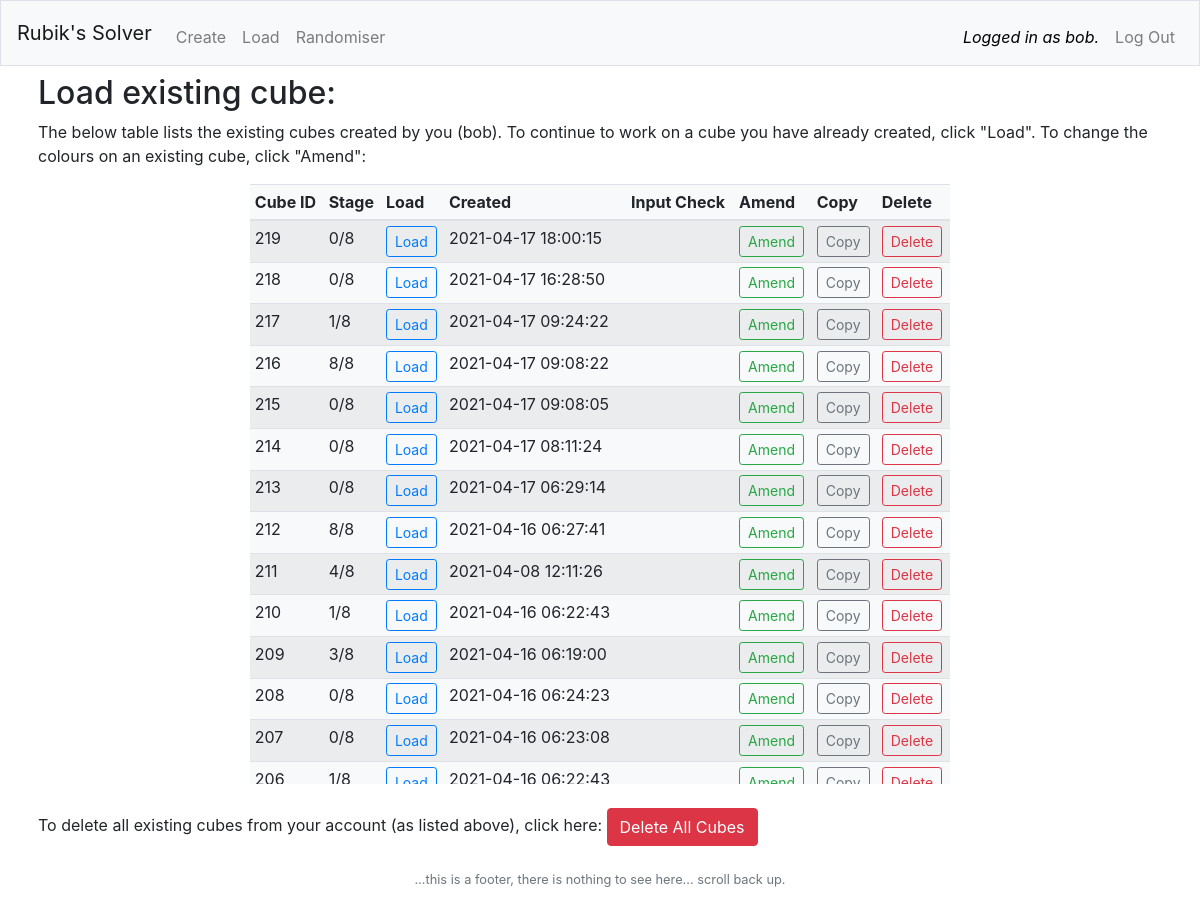
The page /load_page (signed in) on the database as committed earlier.
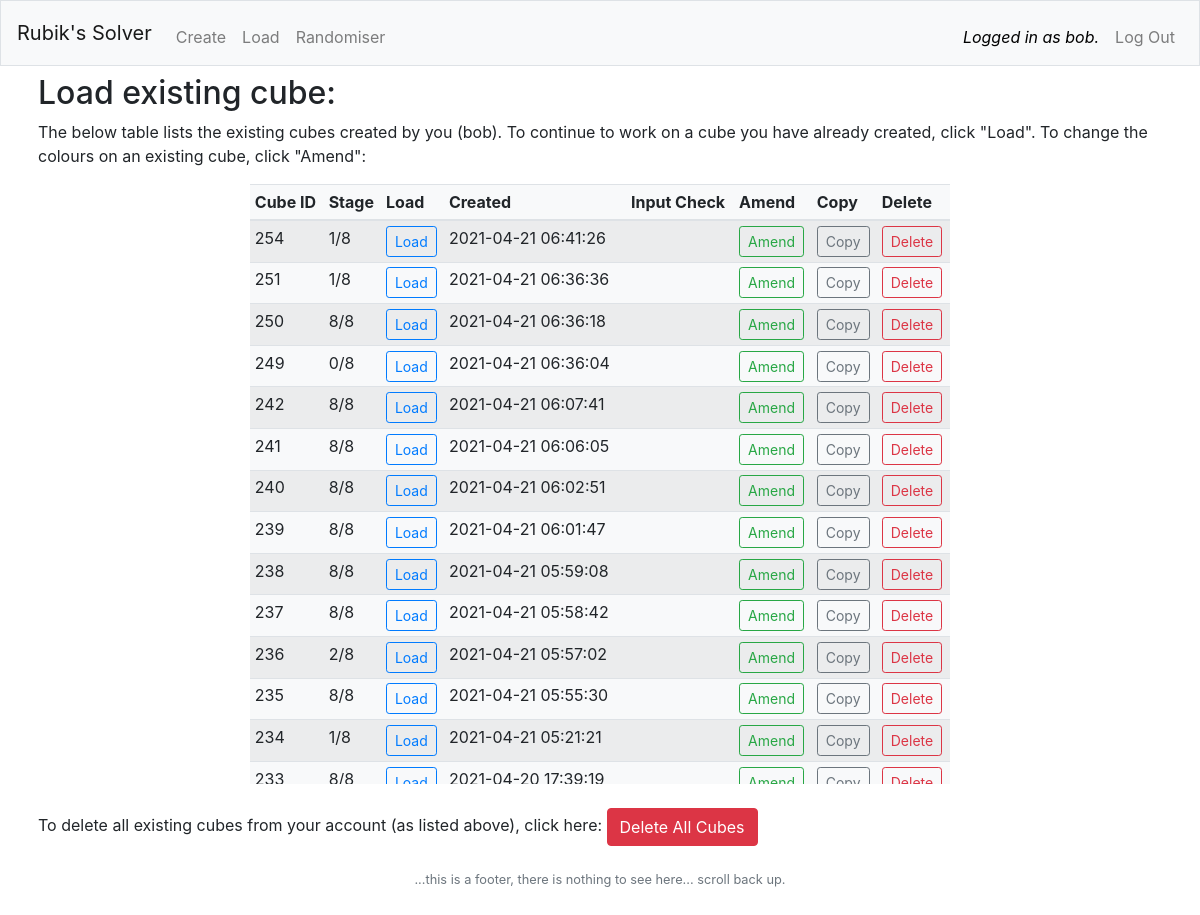
The same page on the database as committed later.
### tables this page shows
CREATE TABLE 'cubes' ('id' integer PRIMARY KEY AUTOINCREMENT NOT NULL, 'user_id' integer NOT NULL, created TEXT, 'bbl' text NOT NULL DEFAULT 'grey', 'bbm' text NOT NULL DEFAULT 'grey', 'bbr' text NOT NULL DEFAULT 'grey', 'bml' text NOT NULL DEFAULT 'grey', 'bmm' text NOT NULL DEFAULT 'green', 'bmr' text NOT NULL DEFAULT 'grey', 'btl' text NOT NULL DEFAULT 'grey', 'btm' text NOT NULL DEFAULT 'grey', 'btr' text NOT NULL DEFAULT 'grey', 'lbl' text NOT NULL DEFAULT 'grey', 'lml' text NOT NULL DEFAULT 'grey', 'ltl' text NOT NULL DEFAULT 'grey', 'lbm' text NOT NULL DEFAULT 'grey', 'lmm' text NOT NULL DEFAULT 'orange', 'ltm' text NOT NULL DEFAULT 'grey', 'lbr' text NOT NULL DEFAULT 'grey', 'lmr' text NOT NULL DEFAULT 'grey', 'ltr' text NOT NULL DEFAULT 'grey', 'utl' text NOT NULL DEFAULT 'grey', 'utm' text NOT NULL DEFAULT 'grey', 'utr' text NOT NULL DEFAULT 'grey', 'uml' text NOT NULL DEFAULT 'grey', 'umm' text NOT NULL DEFAULT 'yellow', 'umr' text NOT NULL DEFAULT 'grey', 'ubl' text NOT NULL DEFAULT 'grey', 'ubm' text NOT NULL DEFAULT 'grey', 'ubr' text NOT NULL DEFAULT 'grey', 'rtr' text NOT NULL DEFAULT 'grey', 'rmr' text NOT NULL DEFAULT 'grey', 'rbr' text NOT NULL DEFAULT 'grey', 'rtm' text NOT NULL DEFAULT 'grey', 'rmm' text NOT NULL DEFAULT 'red', 'rbm' text NOT NULL DEFAULT 'grey', 'rtl' text NOT NULL DEFAULT 'grey', 'rml' text NOT NULL DEFAULT 'grey', 'ftl' text NOT NULL DEFAULT 'grey', 'ftm' text NOT NULL DEFAULT 'grey', 'ftr' text NOT NULL DEFAULT 'grey', 'fml' text NOT NULL DEFAULT 'grey', 'fmm' text NOT NULL DEFAULT 'blue', 'fmr' text NOT NULL DEFAULT 'grey', 'fbl' text NOT NULL DEFAULT 'grey', 'fbm' text NOT NULL DEFAULT 'grey', 'fbr' text NOT NULL DEFAULT 'grey', 'dtl' text NOT NULL DEFAULT 'grey', 'dtm' text NOT NULL DEFAULT 'grey', 'dtr' text NOT NULL DEFAULT 'grey', 'dml' text NOT NULL DEFAULT 'grey', 'dmm' text NOT NULL DEFAULT 'white', 'dmr' text NOT NULL DEFAULT 'grey', 'dbl' text NOT NULL DEFAULT 'grey', 'dbm' text NOT NULL DEFAULT 'grey', 'dbr' text NOT NULL DEFAULT 'grey', 'rbl' text NOT NULL DEFAULT 'grey', 'check' text NOT NULL DEFAULT 'unchecked', 'stage' INTEGER NOT NULL DEFAULT 0);

### app.py (the view)
@app.route("/load_page", methods=["GET"])
@login_required
def load_page():
    users_cubes = load_users_cubes()
    return render_template("load.html", users_cubes=users_cubes)

### app.py (called while the page is built)
@app.after_request
def after_request(response):
    response.headers["Cache-Control"] = "no-cache, no-store, must-revalidate"
    response.headers["Expires"] = 0
    response.headers["Pragma"] = "no-cache"
    return response

def db_close():
    db.commit()
    db.close()

def login_required(f):
    @wraps(f)
    def decorated_function(*args, **kwargs):
        if session.get("user_id") is None:
            print("LOGIN_REQUIRED - user_id is None.")
            return redirect("/login")
        return f(*args, **kwargs)
    return decorated_function

def load_users_cubes():
    SQL = "SELECT * FROM cubes WHERE user_id = (:user_id) ORDER BY id DESC"
    data = {"user_id": session["user_id"]}
    users_cubes = db.execute(SQL, data).fetchall()
    db_close()
    return users_cubes

### templates/load.html (shortened to what this page needs)
{% extends "layout.html" %}
{% block main %}
    <h2>Load existing cube:</h2>
    <p>The below table lists the existing cubes created by you ({{ session.username }}). To continue to work on a cube you have already created, click "Load".  To change the colours on an existing cube, click "Amend":</p>
        <div class="cube_tables bg-light" id="load_cube_table">
        <table class="table table-striped table-hover table-sm">
            <thead>
                <tr>
                    <th>Cube ID</th>
                    <th>Stage</th>
                    <th>Load</th>
                    <th>Created</th>
                    <th>Input Check</th>
                    <th>Amend</th>
                    <th>Copy</th>
                    <th>Delete</th>
                </tr>
            </thead>
            <tbody>
                {% for id in users_cubes %}
                    <tr>
                        <td>{{ id.id }}</td>
                        <td>{{ id.stage }}/8</td>
                        <td><form method = "post" action="/load"><button name="load" class="btn btn-outline-primary btn-sm" type="submit" value={{ id.id }}>Load</button></form></td>
                        <td>{{ id.created }}</td>
                        <td>{{ id.input_check }}</td>
                        <td><form method = "post" action="/amend_from_list"><button name="amend" class="btn btn-outline-success btn-sm" type="submit" value={{ id.id }}>Amend</button></form></td>
                        <td><form method = "post" action="/copy"><button name="copy" onclick="loading_on()" class="btn btn-outline-secondary btn-sm" type="submit" value={{ id.id }}>Copy</button></form></td>
                        <td><form method = "post" action="/delete_cube"><button name="delete" onclick="loading_on()" class="btn btn-outline-danger btn-sm" type="submit" value={{ id.id }}>Delete</button></form></td>
                    </tr>
                {% endfor %}
            </tbody>
        </table>
        </div>
    <p>To delete all existing cubes from your account (as listed above), click here: <button class="btn btn-danger" onclick="confirm_delete_on()" type="button">Delete All Cubes</button></p>
{% endblock %}

Rows that differ between the two databases and show on the page:
no longer on this page (row unchanged): cubes: id "219", stage "0", created "2021-04-17 18:00:15"
no longer on this page (row unchanged): cubes: id "218", stage "0", created "2021-04-17 16:28:50"
no longer on this page (row unchanged): cubes: id "217", stage "1", created "2021-04-17 09:24:22"
no longer on this page (row unchanged): cubes: id "216", stage "8", created "2021-04-17 09:08:22"
no longer on this page (row unchanged): cubes: id "215", stage "0", created "2021-04-17 09:08:05"
no longer on this page (row unchanged): cubes: id "214", stage "0", created "2021-04-17 08:11:24"
no longer on this page (row unchanged): cubes: id "213", stage "0", created "2021-04-17 06:29:14"
no longer on this page (row unchanged): cubes: id "212", stage "8", created "2021-04-16 06:27:41"
no longer on this page (row unchanged): cubes: id "211", stage "4", created "2021-04-08 12:11:26"
no longer on this page (row unchanged): cubes: id "210", stage "1", created "2021-04-16 06:22:43"
no longer on this page (row unchanged): cubes: id "209", stage "3", created "2021-04-16 06:19:00"
no longer on this page (row unchanged): cubes: id "208", stage "0", created "2021-04-16 06:24:23"
no longer on this page (row unchanged): cubes: id "207", stage "0", created "2021-04-16 06:23:08"
no longer on this page (row unchanged): cubes: id "206", stage "1", created "2021-04-16 06:22:43"
added cubes: id "254", stage "1", created "2021-04-21 06:41:26"
added cubes: id "251", stage "1", created "2021-04-21 06:36:36"
added cubes: id "250", stage "8", created "2021-04-21 06:36:18"
added cubes: id "249", stage "0", created "2021-04-21 06:36:04"
added cubes: id "242", stage "8", created "2021-04-21 06:07:41"
added cubes: id "241", stage "8", created "2021-04-21 06:06:05"
added cubes: id "240", stage "8", created "2021-04-21 06:02:51"
added cubes: id "239", stage "8", created "2021-04-21 06:01:47"
added cubes: id "238", stage "8", created "2021-04-21 05:59:08"
added cubes: id "237", stage "8", created "2021-04-21 05:58:42"
added cubes: id "236", stage "2", created "2021-04-21 05:57:02"
added cubes: id "235", stage "8", created "2021-04-21 05:55:30"
added cubes: id "234", stage "1", created "2021-04-21 05:21:21"
added cubes: id "233", stage "8", created "2021-04-20 17:39:19"
